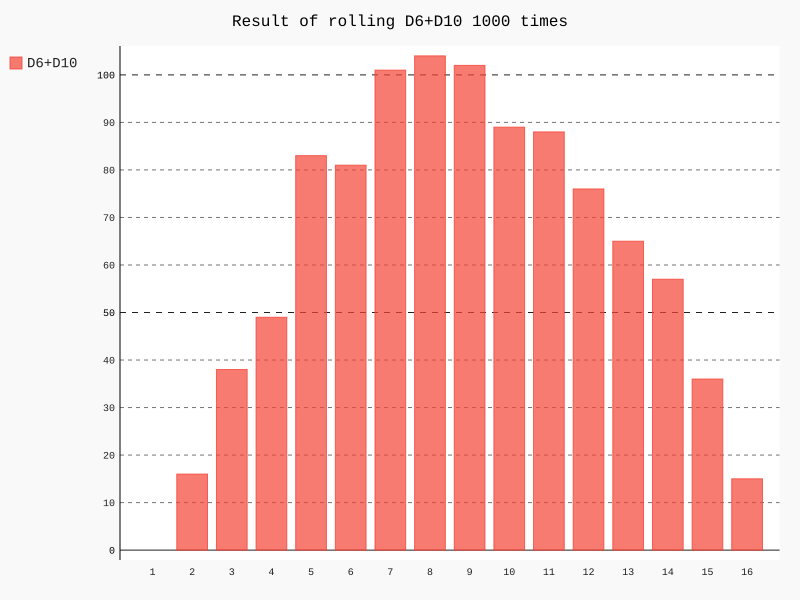

This figure's Python source:
#!/usr/bin/env python3
# coding=utf-8
# title          :diffrent_dice.py
# description    :
# author         :JackieTsui
# organization   :pytoday.org
# date           :2017/8/21 下午9:59
# email          :jackietsui72@gmail.com
# notes          :
# ==================================================

# Import the module needed to run the script


import sys
import os
import pygal

sys.path.extend(os.getcwd())
from die import Die


die = Die()
die1 = Die(10)
results = []

for roll_num in range(1000):
    result = die.roll() + die1.roll()
    results.append(result)

frequencies = []
max_results = die.num_sides + die1.num_sides
for value in range(1, max_results+1):
    frequency = results.count(value)
    frequencies.append(frequency)

hist = pygal.Bar()
hist.title = "Result of rolling  D6+D10 1000 times"
hist.x_labels = ['1', '2', '3', '4', '5', '6', '7', '8', '9', '10', '11', '12', '13', '14', '15', '16']
hist._x_title = "Result"
hist._y_title = "Frequency of Result"

hist.add("D6+D10", frequencies)
hist.render_to_file('different_dice.svg')
